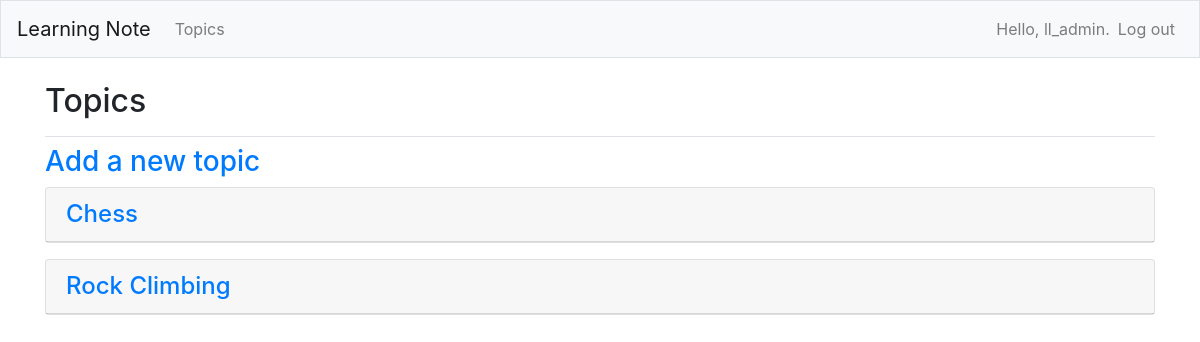
Page /topics/ (signed in) on the earlier database version.
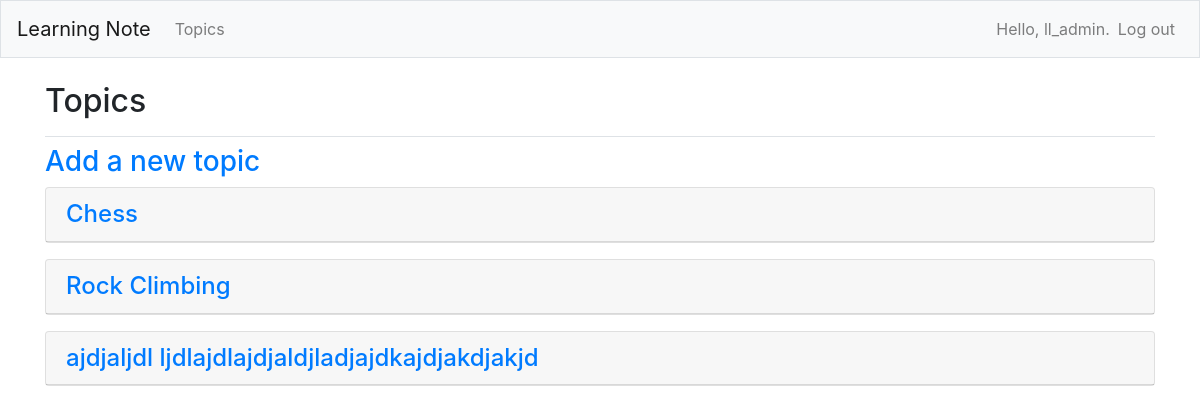
Same page on the later database version.
### learning_notes_apps/models.py (models this page shows)
class Topic(models.Model):
    text = models.CharField(max_length=200)
    date_added = models.DateTimeField(auto_now_add=True)
    owner = models.ForeignKey(User, on_delete=models.CASCADE)
    def __str__(self):
        return self.text

### learning_notes_apps/views.py (the view)
# urls.py: path('topics/', views.topics, name='topics'),
def topics(request):
    topics = Topic.objects.filter(owner=request.user).order_by('date_added')
    context = {"topics": topics}
    return render(request, "learning_notes_apps/topics.html", context)

### learning_notes_apps/templates/learning_notes_apps/topics.html
{% extends "learning_notes_apps/base.html"%}
{% block page_header %}
  <h2>Topics</h2>
{% endblock page_header %}
{% block content %}
  <h3><a href="{% url 'learning_notes_apps:new_topic' %}">Add a new topic</a></h3>
  {% for topic in topics %}
    <div class="card mb-3">
      <h4 class="card-header">
        <a href="{% url 'learning_notes_apps:topic' topic.id %}">{{ topic }}</a>
      </h4>
    </div>
  {% empty %}
    <p>No topics have been added yet.<p>
  {% endfor %}
{% endblock content %}

### learning_notes_apps/templates/learning_notes_apps/base.html (shortened to what this page needs)
{% load bootstrap4 %}
<!doctype html>
<html lang="en">
<head>
  {% bootstrap_css %}
</head>
<body>
  <nav class="navbar navbar-expand-md navbar-light bg-light mb-4 border">
    <a class="navbar-brand" href="{% url 'learning_notes_apps:index'%}">
      Learning Note</a>
      <div class="collapse navbar-collapse" id="navbarCollapse">
        <ul class="navbar-nav mr-auto">
          <li class="nav-item">
            <a class="nav-link" href="{% url 'learning_notes_apps:topics'%}">Topics</a>
          </li>
        </ul>
        <ul class="navbar-nav ml-auto">
          {% if user.is_authenticated %}
            <li class="nav-item">
              <span class="navbar-text">
                Hello, {{ user.username }}.
              </span>
            </li>
            <li class="nav-item">
              <a class="nav-link" href="{% url 'users:logout' %}">Log out</a>
            </li>
          {% endif %}
        </ul>
      </div>
  </nav>
  <main role="main" class="container">
    <div class="pb-2 mb-2 border-bottom">
      {% block page_header %}{% endblock page_header %}
    </div>
    <div>
      {% block content %}{% endblock content %}
    </div>
  </main>
</body>
</html>

Differences in the rows shown:
added Topic: text "ajdjaljdl ljdlajdlajdjaldjladjajdkajdjakdjakjd"
